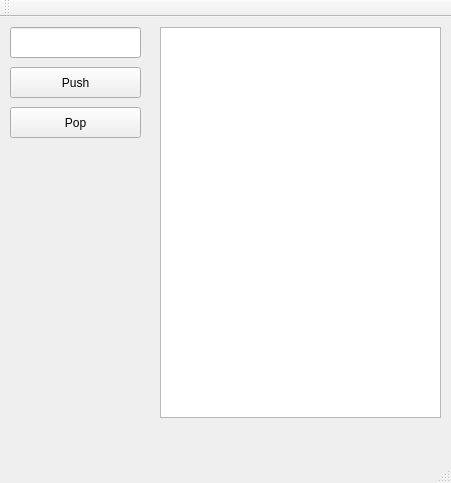
<?xml version="1.0" encoding="UTF-8"?>
<ui version="4.0">
 <class>queueClass</class>
 <widget class="QMainWindow" name="queueClass">
  <property name="geometry">
   <rect>
    <x>0</x>
    <y>0</y>
    <width>451</width>
    <height>483</height>
   </rect>
  </property>
  <property name="windowTitle">
   <string>queue</string>
  </property>
  <widget class="QWidget" name="centralWidget">
   <widget class="QLineEdit" name="lineEdit">
    <property name="geometry">
     <rect>
      <x>10</x>
      <y>10</y>
      <width>131</width>
      <height>31</height>
     </rect>
    </property>
   </widget>
   <widget class="QPlainTextEdit" name="plainTextEdit">
    <property name="geometry">
     <rect>
      <x>160</x>
      <y>10</y>
      <width>281</width>
      <height>391</height>
     </rect>
    </property>
    <property name="readOnly">
     <bool>true</bool>
    </property>
   </widget>
   <widget class="QPushButton" name="pushButton">
    <property name="geometry">
     <rect>
      <x>10</x>
      <y>50</y>
      <width>131</width>
      <height>31</height>
     </rect>
    </property>
    <property name="text">
     <string>Push</string>
    </property>
   </widget>
   <widget class="QPushButton" name="popButton">
    <property name="geometry">
     <rect>
      <x>10</x>
      <y>90</y>
      <width>131</width>
      <height>31</height>
     </rect>
    </property>
    <property name="text">
     <string>Pop</string>
    </property>
   </widget>
  </widget>
  <widget class="QMenuBar" name="menuBar">
   <property name="geometry">
    <rect>
     <x>0</x>
     <y>0</y>
     <width>451</width>
     <height>26</height>
    </rect>
   </property>
  </widget>
  <widget class="QToolBar" name="mainToolBar">
   <attribute name="toolBarArea">
    <enum>TopToolBarArea</enum>
   </attribute>
   <attribute name="toolBarBreak">
    <bool>false</bool>
   </attribute>
  </widget>
  <widget class="QStatusBar" name="statusBar"/>
 </widget>
 <layoutdefault spacing="6" margin="11"/>
 <resources>
  <include location="queue.qrc"/>
 </resources>
 <connections/>
</ui>
